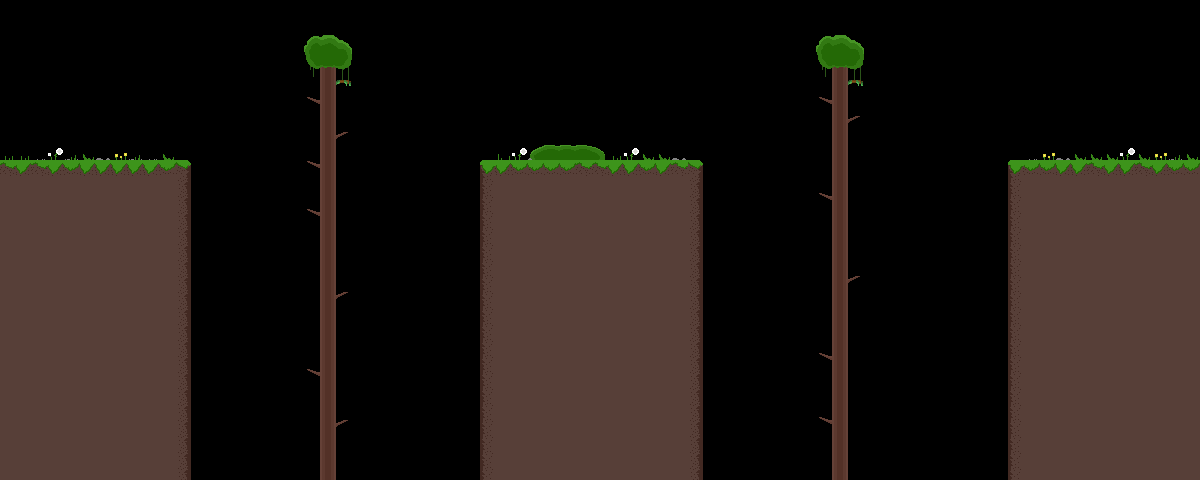

A 2D game scene composited from a Tiled map and its tileset images. What follows is a short description and the map's XML, with each tile layer's data collapsed to a summary:
An orthogonal 75x30 tile map with 16x16 px tiles, 2 tile layers (Terrain, Decoration), 2 tilesets and 2 objects (Player, player).

<map version="1.5" tiledversion="1.6.0" orientation="orthogonal" renderorder="right-down" width="75" height="30" tilewidth="16" tileheight="16" infinite="0" nextlayerid="5" nextobjectid="5">
 <tileset firstgid="1" name="starter2Background" tilewidth="300" tileheight="100" tilecount="1" columns="1">
  <image source="../starter2Background.png" width="300" height="100" />
 </tileset>
 <tileset firstgid="2" name="Tilemap" tilewidth="16" tileheight="16" tilecount="60" columns="6">
  <image source="../Tilemap.png" width="96" height="160" />
  <tile id="0">
   <properties>
    <property name="collision" type="bool" value="true" />
   </properties>
  </tile>
  <tile id="1">
   <properties>
    <property name="collision" type="bool" value="true" />
   </properties>
  </tile>
  <tile id="2">
   <properties>
    <property name="collision" type="bool" value="true" />
   </properties>
  </tile>
  <tile id="6">
   <properties>
    <property name="collision" type="bool" value="true" />
   </properties>
  </tile>
  <tile id="7">
   <properties>
    <property name="collision" type="bool" value="true" />
   </properties>
  </tile>
  <tile id="8">
   <properties>
    <property name="collision" type="bool" value="true" />
   </properties>
  </tile>
  <tile id="12">
   <properties>
    <property name="collision" type="bool" value="true" />
   </properties>
  </tile>
  <tile id="13">
   <properties>
    <property name="collision" type="bool" value="true" />
   </properties>
  </tile>
  <tile id="14">
   <properties>
    <property name="collision" type="bool" value="true" />
   </properties>
  </tile>
  <tile id="18">
   <properties>
    <property name="branch" type="bool" value="true" />
    <property name="collision" type="bool" value="false" />
   </properties>
  </tile>
  <tile id="19">
   <properties>
    <property name="collision" type="bool" value="false" />
   </properties>
  </tile>
  <tile id="20">
   <properties>
    <property name="collision" type="bool" value="false" />
   </properties>
  </tile>
  <tile id="24">
   <properties>
    <property name="collision" type="bool" value="true" />
   </properties>
  </tile>
  <tile id="25">
   <properties>
    <property name="collision" type="bool" value="true" />
   </properties>
  </tile>
  <tile id="26">
   <properties>
    <property name="collision" type="bool" value="true" />
   </properties>
  </tile>
 </tileset>
 <objectgroup id="2" name="Object Layer 1" offsetx="-1.33333" offsety="9.33333">
  <object id="3" name="Player" x="26" y="146" visible="0">
   <point />
  </object>
  <object id="4" name="player" x="29.3333" y="134.667">
   <point />
  </object>
 </objectgroup>
 <layer id="1" name="Terrain" width="75" height="30">
  <data>[2250 cells, 796 non-empty, 17 distinct tile ids]</data>
 </layer>
 <layer id="3" name="Decoration" width="75" height="30">
  <data>[2250 cells, 86 non-empty, 15 distinct tile ids]</data>
 </layer>
</map>